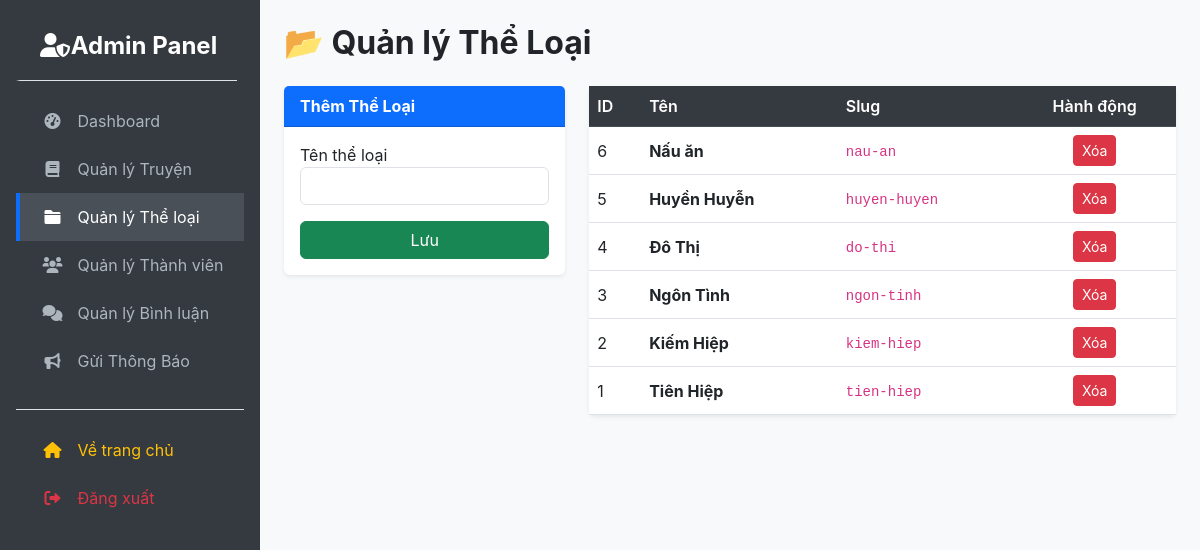
Screenshot of /admin/categories.php (signed in) with the database file from the repository.
### tables this page shows
CREATE TABLE `categories` (
  `id` int(11) NOT NULL,
  `name` varchar(255) NOT NULL,
  `slug` varchar(255) NOT NULL
);

### admin/categories.php (the view, shortened to what this page needs)
<?php
require_once '../config/database.php';
$is_admin = ($_SESSION['role'] === 'admin');
$cats = $conn->query("SELECT * FROM categories ORDER BY id DESC");
?>
<!DOCTYPE html>
<html lang="vi">
<head>
    <link href="https://cdn.jsdelivr.net/npm/bootstrap@5.3.0/dist/css/bootstrap.min.css" rel="stylesheet">
    <link rel="stylesheet" href="https://cdnjs.cloudflare.com/ajax/libs/font-awesome/6.0.0/css/all.min.css">
    <link rel="stylesheet" href="../css/admin_style.css">
</head>
<body>
<div class="d-flex">
    <div class="sidebar d-flex flex-column flex-shrink-0 p-3">
        <a href="../index.php" class="d-flex align-items-center mb-3 mb-md-0 me-md-auto text-white text-decoration-none border-bottom pb-3">
            <span class="fs-4 fw-bold"><i class="fas fa-user-shield"></i> <?= $is_admin ? 'Admin Panel' : 'Mod Panel' ?></span>
        </a>
        <ul class="nav nav-pills flex-column mb-auto mt-3">
            <li><a href="index.php"><i class="fas fa-tachometer-alt me-2"></i> Dashboard</a></li>
            <li><a href="novels.php"><i class="fas fa-book me-2"></i> Quản lý Truyện</a></li>
            <li><a href="categories.php" class="active"><i class="fas fa-folder me-2"></i> Quản lý Thể loại</a></li>
            <?php if($is_admin): ?>
                <li><a href="manage_users.php"><i class="fas fa-users me-2"></i> Quản lý Thành viên</a></li>
                <li><a href="manage_comments.php"><i class="fas fa-comments me-2"></i> Quản lý Bình luận</a></li>
                <li><a href="notifications.php"><i class="fas fa-bullhorn me-2"></i> Gửi Thông Báo</a></li>
            <?php endif; ?>
            <li class="mt-4 border-top pt-3"></li>
            <li><a href="../index.php" class="text-warning"><i class="fas fa-home me-2"></i> Về trang chủ</a></li>
            <li><a href="../logout.php" class="text-danger"><i class="fas fa-sign-out-alt me-2"></i> Đăng xuất</a></li>
        </ul>
    </div>
    <div class="container-fluid p-4">
        <h2 class="fw-bold mb-4 text-dark">📂 Quản lý Thể Loại</h2>
        <div class="row">
            <div class="col-md-4">
                <div class="card shadow-sm border-0 mb-4">
                    <div class="card-header bg-primary text-white fw-bold">Thêm Thể Loại</div>
                    <div class="card-body">
                        <form method="POST">
                            <div class="mb-3"><label>Tên thể loại</label><input type="text" name="name" class="form-control" required></div>
                            <button type="submit" name="add_cat" class="btn btn-success w-100">Lưu</button>
                        </form>
                    </div>
                </div>
            </div>
            <div class="col-md-8">
                <div class="card shadow-sm border-0">
                    <div class="card-body p-0">
                        <table class="table table-hover mb-0 align-middle">
                            <thead class="table-dark"><tr><th>ID</th><th>Tên</th><th>Slug</th><th class="text-center">Hành động</th></tr></thead>
                            <tbody>
                                <?php while($row = $cats->fetch_assoc()): ?>
                                <tr>
                                    <td><?= $row['id'] ?></td>
                                    <td><strong><?= $row['name'] ?></strong></td>
                                    <td><code><?= $row['slug'] ?></code></td>
                                    <td class="text-center"><a href="?del=<?= $row['id'] ?>" class="btn btn-sm btn-danger" onclick="return confirm('Xóa?')">Xóa</a></td>
                                </tr>
                                <?php endwhile; ?>
                            </tbody>
                        </table>
                    </div>
                </div>
            </div>
        </div>
    </div>
</div>
</body>
</html>

### css/admin_style.css (style rules this page uses)
body { background-color: #f8f9fa; font-family: -apple-system, BlinkMacSystemFont, "Segoe UI", Roboto, "Helvetica Neue", Arial, sans-serif; }
.sidebar { width: 260px; min-height: 100vh; background: #343a40; color: white; flex-shrink: 0; }
.sidebar a { color: #adb5bd; text-decoration: none; padding: 12px 20px; display: block; transition: all 0.3s ease; border-left: 4px solid transparent; }
.sidebar a:hover, .sidebar a.active { background: #495057; color: white; border-left-color: #0d6efd; }
.sidebar i { width: 25px; text-align: center; }
.table-dark th { background-color: #343a40; border-color: #454d55; font-weight: 600; }

### rows the page displays
categories: id "6", name "Nấu ăn", slug "nau-an"
categories: id "5", name "Huyền Huyễn", slug "huyen-huyen"
categories: id "4", name "Đô Thị", slug "do-thi"
categories: id "3", name "Ngôn Tình", slug "ngon-tinh"
categories: id "2", name "Kiếm Hiệp", slug "kiem-hiep"
categories: id "1", name "Tiên Hiệp", slug "tien-hiep"
